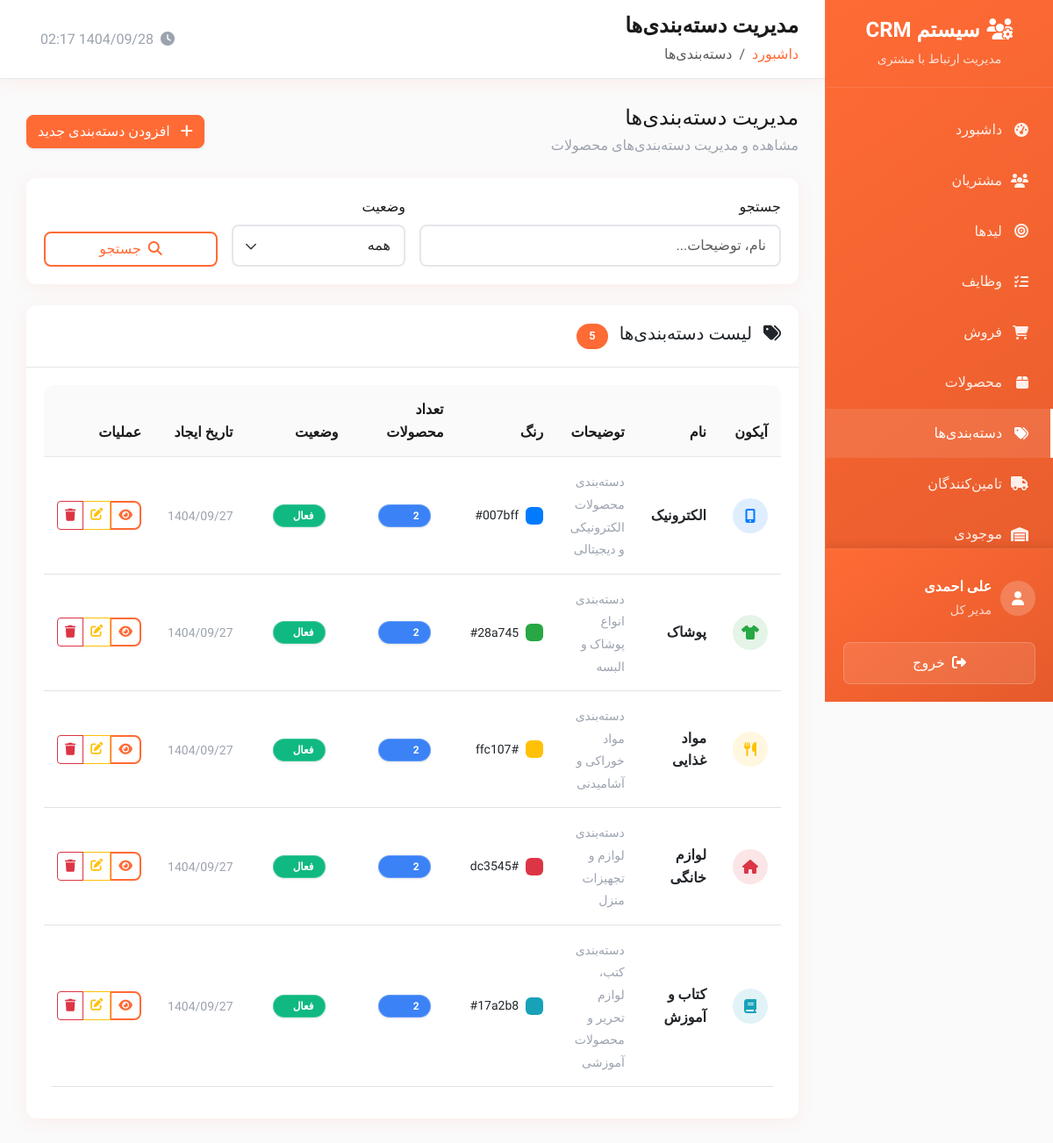
The app's page /public/categories.php (signed in) with its own data.
### tables this page shows
CREATE TABLE users (
    id INT AUTO_INCREMENT PRIMARY KEY,
    username VARCHAR(50) UNIQUE NOT NULL,
    email VARCHAR(100) UNIQUE NOT NULL,
    password VARCHAR(255) NOT NULL,
    first_name VARCHAR(50) NOT NULL,
    last_name VARCHAR(50) NOT NULL,
    mobile VARCHAR(15),
    phone VARCHAR(20),
    avatar VARCHAR(255),
    role ENUM('admin', 'manager', 'sales', 'user') DEFAULT 'user',
    status ENUM('active', 'inactive', 'suspended') DEFAULT 'active',
    department VARCHAR(100),
    position VARCHAR(100),
    hire_date DATE,
    salary DECIMAL(10,2),
    address TEXT,
    notes TEXT,
    last_login DATETIME,
    failed_login_attempts INT DEFAULT 0,
    locked_until DATETIME NULL,
    created_at TIMESTAMP DEFAULT CURRENT_TIMESTAMP,
    updated_at TIMESTAMP DEFAULT CURRENT_TIMESTAMP ON UPDATE CURRENT_TIMESTAMP
);

CREATE TABLE categories (
    id INT AUTO_INCREMENT PRIMARY KEY,
    name VARCHAR(255) NOT NULL UNIQUE,
    description TEXT NULL,
    color VARCHAR(7) DEFAULT '#007bff',
    icon VARCHAR(255) NULL,
    is_active BOOLEAN DEFAULT TRUE,
    created_at TIMESTAMP DEFAULT CURRENT_TIMESTAMP,
    updated_at TIMESTAMP DEFAULT CURRENT_TIMESTAMP ON UPDATE CURRENT_TIMESTAMP,
    deleted_at TIMESTAMP NULL
);

### public/categories.php (the view, shortened to what the rows shown need)
<?php
$page_title = 'مدیریت دسته‌بندی‌ها';
require_once __DIR__ . '/../private/database.php';
require_once __DIR__ . '/../private/auth.php';
require_once __DIR__ . '/../private/functions.php';
$page = (int)($_GET['page'] ?? 1);
$per_page = RECORDS_PER_PAGE;
$offset = ($page - 1) * $per_page;
try {
    $where_conditions = ['c.deleted_at IS NULL'];
    $params = [];
    $where_clause = 'WHERE ' . implode(' AND ', $where_conditions);
    $sql = "
        SELECT
            c.*,
            COUNT(p.id) as products_count
        FROM categories c
        LEFT JOIN products p ON c.id = p.category_id AND p.deleted_at IS NULL
        $where_clause
        GROUP BY c.id
        ORDER BY c.created_at DESC
        LIMIT $per_page OFFSET $offset
    ";
    $categories = $pdo->prepare($sql);
    $categories->execute($params);
    $categories = $categories->fetchAll();
} catch (PDOException $e) {
    error_log("خطا در دریافت دسته‌بندی‌ها: " . $e->getMessage());
    $error_message = "خطا در اتصال به دیتابیس: " . $e->getMessage();
    $categories = [];
    $total_records = 0;
}
include __DIR__ . '/../private/header.php';
?>
<div class="card">
    <div class="card-body">
        <?php if (isset($error_message)): ?>
            <div class="alert alert-danger">
                <i class="fas fa-exclamation-triangle me-2"></i>
                <?php echo htmlspecialchars($error_message); ?>
                <br><br>
                <strong>راه حل:</strong> لطفاً فایل <code>database/schema.sql</code> را در دیتابیس <code>crm_system_new</code> اجرا کنید.
            </div>
        <?php else: ?>
            <div class="table-responsive">
                <table class="table table-hover">
                    <thead>
                        <tr>
                            <th>آیکون</th>
                            <th>نام</th>
                            <th>توضیحات</th>
                            <th>رنگ</th>
                            <th>تعداد محصولات</th>
                            <th>وضعیت</th>
                            <th>تاریخ ایجاد</th>
                            <th>عملیات</th>
                        </tr>
                    </thead>
                    <tbody>
                        <?php foreach ($categories as $category): ?>
                            <tr>
                                <td>
                                    <div class="rounded-circle d-flex align-items-center justify-content-center"
                                         style="width: 40px; height: 40px; background-color: <?php echo htmlspecialchars($category['color']); ?>20; color: <?php echo htmlspecialchars($category['color']); ?>;">
                                        <i class="<?php echo htmlspecialchars($category['icon'] ?: 'fas fa-tag'); ?>"></i>
                                    </div>
                                </td>
                                <td>
                                    <div class="fw-bold"><?php echo htmlspecialchars($category['name']); ?></div>
                                </td>
                                <td>
                                    <?php if ($category['description']): ?>
                                        <small class="text-muted">
                                            <?php echo truncateText(htmlspecialchars($category['description']), 50); ?>
                                        </small>
                                    <?php else: ?>
                                        <span class="text-muted">-</span>
                                    <?php endif; ?>
                                </td>
                                <td>
                                    <div class="d-flex align-items-center">
                                        <div class="rounded me-2" style="width: 20px; height: 20px; background-color: <?php echo htmlspecialchars($category['color']); ?>;"></div>
                                        <small><?php echo htmlspecialchars($category['color']); ?></small>
                                    </div>
                                </td>
                                <td>
                                    <span class="badge bg-info"><?php echo number_format($category['products_count']); ?></span>
                                </td>
                                <td>
                                    <span class="badge bg-<?php echo $category['is_active'] ? 'success' : 'danger'; ?>">
                                        <?php echo $category['is_active'] ? 'فعال' : 'غیرفعال'; ?>
                                    </span>
                                </td>
                                <td>
                                    <small class="text-muted">
                                        <?php echo formatPersianDate($category['created_at'], 'Y/m/d'); ?>
                                    </small>
                                </td>
                                <td>
                                    <div class="btn-group" role="group">
                                        <a href="category_view.php?id=<?php echo $category['id']; ?>"
                                           class="btn btn-outline-primary btn-sm"
                                           data-bs-toggle="tooltip" title="مشاهده جزئیات">
                                            <i class="fas fa-eye"></i>
                                        </a>
                                        <a href="category_form.php?id=<?php echo $category['id']; ?>"
                                           class="btn btn-outline-warning btn-sm"
                                           data-bs-toggle="tooltip" title="ویرایش">
                                            <i class="fas fa-edit"></i>
                                        </a>
                                        <button type="button"
                                                class="btn btn-outline-danger btn-sm"
                                                onclick="deleteCategory(<?php echo $category['id']; ?>, '<?php echo htmlspecialchars($category['name']); ?>', <?php echo $category['products_count']; ?>)"
                                                data-bs-toggle="tooltip" title="حذف">
                                            <i class="fas fa-trash"></i>
                                        </button>
                                    </div>
                                </td>
                            </tr>
                        <?php endforeach; ?>
                    </tbody>
                </table>
            </div>
        <?php endif; ?>
    </div>
</div>
<?php include __DIR__ . '/../private/footer.php'; ?>

### private/header.php (shortened to what the rows shown need)
<?php
$current_user = getCurrentUser();
?>
<!DOCTYPE html>
<html lang="fa" dir="rtl">
<head>
    <link href="https://cdn.jsdelivr.net/npm/bootstrap@5.3.0/dist/css/bootstrap.rtl.min.css" rel="stylesheet">
    <link href="https://cdnjs.cloudflare.com/ajax/libs/font-awesome/6.4.0/css/all.min.css" rel="stylesheet">
    <link href="https://cdn.jsdelivr.net/npm/chart.js@3.9.1/dist/chart.min.css" rel="stylesheet">
</head>
<body>
    <div class="sidebar" id="sidebar">
            <?php if (hasRole('admin')): ?>
            <a href="settings.php" class="menu-item <?php echo basename($_SERVER['PHP_SELF']) == 'settings.php' ? 'active' : ''; ?>">
                <i class="fas fa-cog"></i>
                تنظیمات
            </a>
            <a href="users.php" class="menu-item <?php echo basename($_SERVER['PHP_SELF']) == 'users.php' ? 'active' : ''; ?>">
                <i class="fas fa-user-cog"></i>
                کاربران
            </a>
            <?php endif; ?>
        <div class="sidebar-user">
            <div class="user-info">
                <div>
                    <div class="fw-bold"><?php echo htmlspecialchars($current_user['first_name'] . ' ' . $current_user['last_name']); ?></div>
                    <small class="opacity-75"><?php echo getRoleTitle($current_user['role']); ?></small>
                </div>
            </div>
        </div>
    </div>
    <div class="main-content">
        <div class="top-nav d-flex justify-content-between align-items-center">
            <div>
                <h1 class="nav-title"><?php echo isset($page_title) ? $page_title : 'داشبورد'; ?></h1>
            </div>
        </div>
        <div class="content">

### records on screen
users: first_name+last_name "علی احمدی", role "مدیر کل"
categories: name "الکترونیک", description "دسته‌بندی محصولات الکترونیکی و دیجیتالی", color "#007bff", products_count "2", is_active "فعال", created_at "1404/09/27"
categories: name "پوشاک", description "دسته‌بندی انواع پوشاک و البسه", color "#28a745", products_count "2", is_active "فعال", created_at "1404/09/27"
categories: name "مواد غذایی", description "دسته‌بندی مواد خوراکی و آشامیدنی", color "#ffc107", products_count "2", is_active "فعال", created_at "1404/09/27"
categories: name "لوازم خانگی", description "دسته‌بندی لوازم و تجهیزات منزل", color "#dc3545", products_count "2", is_active "فعال", created_at "1404/09/27"
categories: name "کتاب و آموزش", description "دسته‌بندی کتب، لوازم تحریر و محصولات آموزشی", color "#17a2b8", products_count "2", is_active "فعال", created_at "1404/09/27"

### other values on screen
$page_title "مدیریت دسته‌بندی‌ها"
$item['title'] "داشبورد"
$item['title'] "دسته‌بندی‌ها"
$total_records "5"
